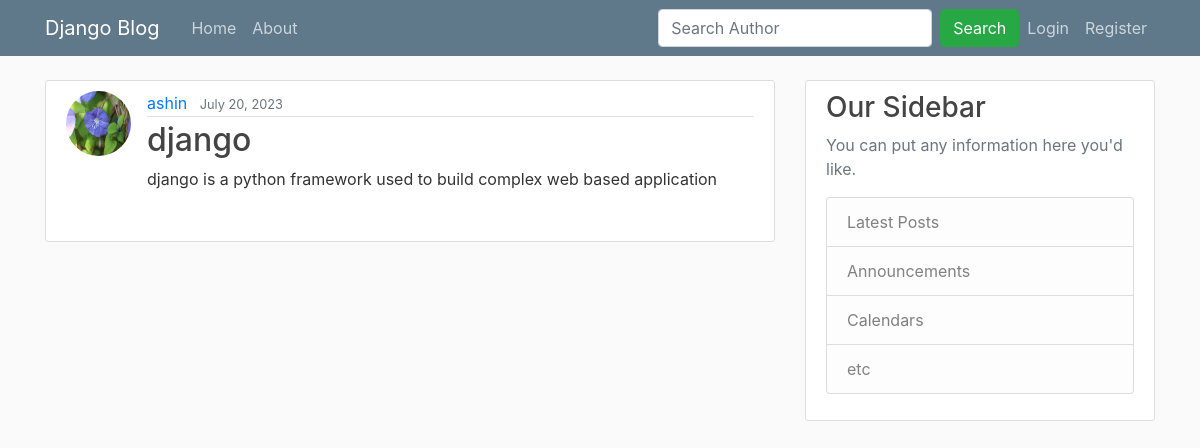
The app's page /post/31/ with its own data.
### blog/models.py (models this page shows, shortened)
class Post(models.Model):
    title = models.CharField(max_length=100)
    content = models.TextField()
    date_posted = models.DateTimeField(default=timezone.now)
    author = models.ForeignKey(User, on_delete=models.CASCADE)
    likes=models.ManyToManyField(User,related_name='blog_post')

### users/models.py (models this page shows, shortened)
class Profile(models.Model):
    user = models.OneToOneField(User, on_delete=models.CASCADE)
    image = models.ImageField(default='default.jpg', upload_to='profile_pics')

### blog/views.py (the view)
# urls.py: path('post/<int:pk>/', PostDetailView.as_view(), name='post-detail'),
class PostDetailView(DetailView):
    model = Post

### blog/templates/blog/post_detail.html (shortened to what this page needs)
{% extends "blog/base.html" %}
{% block content %}
  <article class="media content-section">
    <img class="rounded-circle article-img" src="{{ object.author.profile.image.url }}">
    <div class="media-body">
      <div class="article-metadata">
        <a class="mr-2" href="{% url 'user-posts' object.author.username %}">{{ object.author }}</a>
        <small class="text-muted">{{ object.date_posted|date:"F d, Y" }}</small>
      </div>
      <h2 class="article-title">{{ object.title }}</h2>
      <p class="article-content">{{ object.content }}</p>
      <div class="d-inline-flex p-2">
    </div>
  </article>
{% endblock content %}

### blog/static/blog/main.css (style rules this page uses)
body { background: #fafafa; color: #333333; margin-top: 5rem; }
h1, h2, h3, h4, h5, h6 { color: #444444; }
.content-section { background: #ffffff; padding: 10px 20px; border: 1px solid #dddddd; border-radius: 3px; margin-bottom: 20px; }
.article-title { color: #444444; }
.article-content { white-space: pre-line; }
.article-img { height: 65px; width: 65px; margin-right: 16px; }
.article-metadata { padding-bottom: 1px; margin-bottom: 4px; border-bottom: 1px solid #e3e3e3 }

### records on screen
Post: author.profile.image (picture), author "ashin", date_posted "July 20, 2023", title "django", content "django is a python framework used to build complex web based application"
